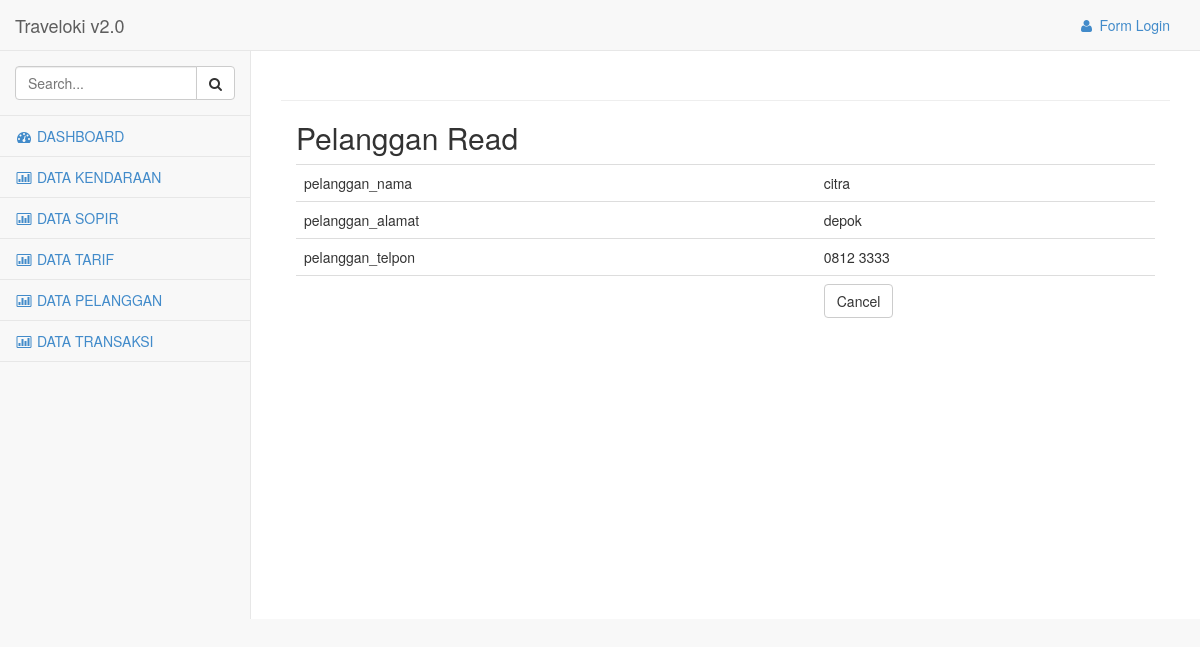
The app's page /pelanggan/read/4 with its own data.
### tables this page shows
CREATE TABLE IF NOT EXISTS `pelanggan` (
`pelanggan_id` int(11) NOT NULL,
  `pelanggan_nama` varchar(50) NOT NULL,
  `pelanggan_alamat` text NOT NULL,
  `pelanggan_telpon` varchar(12) NOT NULL
);

### application/libraries/Template.php (called while the page is built)
<?php if ( ! defined('BASEPATH')) exit('No direct script access allowed');
class Template {
		var $template_data = array();
		function set($name, $value)
		{
			$this->template_data[$name] = $value;
		}
		function load($template = '', $view = '' , $view_data = array(), $return = FALSE)
		{
			$this->CI =& get_instance();
			$this->set('contents', $this->CI->load->view($view, $view_data, TRUE));
			return $this->CI->load->view($template, $this->template_data, $return);
		}
}

### application/controllers/Pelanggan.php (called while the page is built, shortened)
<?php
class Pelanggan extends CI_Controller
{
    public function read($id)
    {
        $row = $this->pelanggan_model->get_by_id($id);
        if ($row) {
            $data = array(
		'pelanggan_id' => $row->pelanggan_id,
		'pelanggan_nama' => $row->pelanggan_nama,
		'pelanggan_alamat' => $row->pelanggan_alamat,
		'pelanggan_telpon' => $row->pelanggan_telpon,
	    );
            $this->template->load('adminTemplate','pelanggan_read', $data);
        } else {
            $this->session->set_flashdata('message', 'Record Not Found');
            redirect(site_url('pelanggan'));
        }
    }
}

### index.php (called while the page is built, shortened)
<?php
require_once BASEPATH.'core/CodeIgniter.php';

### application/models/Pelanggan_model.php (called while the page is built, shortened)
<?php
class Pelanggan_model extends CI_Model
{
    public $table = 'pelanggan';
    public $id = 'pelanggan_id';
    function get_by_id($id)
    {
        $this->db->where($this->id, $id);
        return $this->db->get($this->table)->row();
    }
}

### application/views/pelanggan_read.php (the view)
<div class='col-lg-12'>
        <h2 style="margin-top:0px">Pelanggan Read</h2>
        <table class="table">
	    <tr><td>pelanggan_nama</td><td><?php echo $pelanggan_nama; ?></td></tr>
	    <tr><td>pelanggan_alamat</td><td><?php echo $pelanggan_alamat; ?></td></tr>
	    <tr><td>pelanggan_telpon</td><td><?php echo $pelanggan_telpon; ?></td></tr>
	    <tr><td></td><td><a href="<?php echo site_url('pelanggan') ?>" class="btn btn-default">Cancel</button></td></tr>
	</table>
    </div>

### assets/css/sb-admin-2.css (style rules this page uses)
body { background-color: #f8f8f8; }
.navbar-top-links li a { padding: 15px; min-height: 50px; }

### records on screen
pelanggan: pelanggan_nama "citra", pelanggan_alamat "depok", pelanggan_telpon "0812 3333"

### other values on screen
anchor('users/login','<i class="fa fa-user fa-fw"></i> Form Login') "Form Login"
anchor('sopir',"<i class='fa fa-bar-chart-o fa-fw'></i> DATA SOPIR") "DATA SOPIR"
anchor('tarif',"<i class='fa fa-bar-chart-o fa-fw'></i> DATA TARIF") "DATA TARIF"
